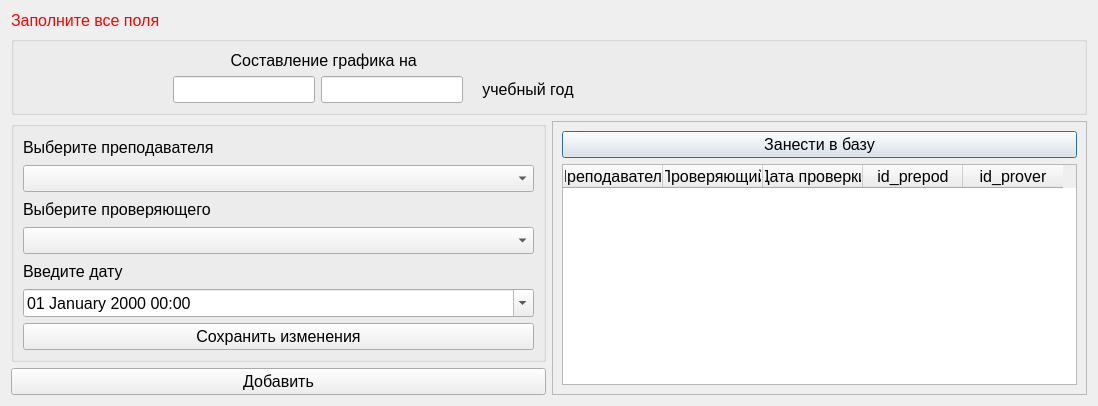
<?xml version="1.0" encoding="UTF-8"?>
<ui version="4.0">
 <class>AddGrafVzaimopos</class>
 <widget class="QDialog" name="AddGrafVzaimopos">
  <property name="geometry">
   <rect>
    <x>0</x>
    <y>0</y>
    <width>1098</width>
    <height>406</height>
   </rect>
  </property>
  <property name="windowTitle">
   <string>Составление графика</string>
  </property>
  <layout class="QGridLayout" name="gridLayout_4">
   <item row="2" column="1" rowspan="2">
    <widget class="QFrame" name="frame">
     <property name="sizePolicy">
      <sizepolicy hsizetype="Expanding" vsizetype="Preferred">
       <horstretch>0</horstretch>
       <verstretch>0</verstretch>
      </sizepolicy>
     </property>
     <property name="frameShape">
      <enum>QFrame::StyledPanel</enum>
     </property>
     <property name="frameShadow">
      <enum>QFrame::Raised</enum>
     </property>
     <layout class="QGridLayout" name="gridLayout">
      <item row="0" column="0">
       <widget class="QPushButton" name="pushButton_AddDataBase">
        <property name="font">
         <font>
          <pointsize>12</pointsize>
         </font>
        </property>
        <property name="text">
         <string>Занести в базу</string>
        </property>
       </widget>
      </item>
      <item row="1" column="0">
       <widget class="QTableWidget" name="tableWidget">
        <property name="font">
         <font>
          <pointsize>12</pointsize>
         </font>
        </property>
        <property name="editTriggers">
         <set>QAbstractItemView::NoEditTriggers</set>
        </property>
        <column>
         <property name="text">
          <string>Преподаватель</string>
         </property>
        </column>
        <column>
         <property name="text">
          <string>Проверяющий</string>
         </property>
        </column>
        <column>
         <property name="text">
          <string>Дата проверки</string>
         </property>
        </column>
        <column>
         <property name="text">
          <string>id_prepod</string>
         </property>
        </column>
        <column>
         <property name="text">
          <string>id_prover</string>
         </property>
        </column>
       </widget>
      </item>
     </layout>
    </widget>
   </item>
   <item row="0" column="0">
    <widget class="QLabel" name="label_error">
     <property name="sizePolicy">
      <sizepolicy hsizetype="Fixed" vsizetype="Fixed">
       <horstretch>0</horstretch>
       <verstretch>0</verstretch>
      </sizepolicy>
     </property>
     <property name="font">
      <font>
       <pointsize>12</pointsize>
      </font>
     </property>
     <property name="styleSheet">
      <string notr="true">color:red</string>
     </property>
     <property name="text">
      <string>Заполните все поля</string>
     </property>
    </widget>
   </item>
   <item row="3" column="0">
    <widget class="QPushButton" name="pushButtonAddToTableWidjet">
     <property name="font">
      <font>
       <pointsize>12</pointsize>
      </font>
     </property>
     <property name="text">
      <string>Добавить</string>
     </property>
    </widget>
   </item>
   <item row="1" column="0" colspan="2">
    <widget class="QGroupBox" name="groupBox_2">
     <property name="sizePolicy">
      <sizepolicy hsizetype="Expanding" vsizetype="Fixed">
       <horstretch>0</horstretch>
       <verstretch>0</verstretch>
      </sizepolicy>
     </property>
     <property name="title">
      <string/>
     </property>
     <layout class="QGridLayout" name="gridLayout_3">
      <item row="0" column="1" colspan="4">
       <widget class="QLabel" name="label_5">
        <property name="sizePolicy">
         <sizepolicy hsizetype="Fixed" vsizetype="Fixed">
          <horstretch>0</horstretch>
          <verstretch>0</verstretch>
         </sizepolicy>
        </property>
        <property name="font">
         <font>
          <pointsize>12</pointsize>
         </font>
        </property>
        <property name="text">
         <string>             Составление графика на</string>
        </property>
       </widget>
      </item>
      <item row="2" column="1">
       <widget class="QLineEdit" name="lineEditGodS">
        <property name="sizePolicy">
         <sizepolicy hsizetype="Fixed" vsizetype="Fixed">
          <horstretch>0</horstretch>
          <verstretch>0</verstretch>
         </sizepolicy>
        </property>
        <property name="baseSize">
         <size>
          <width>0</width>
          <height>8</height>
         </size>
        </property>
        <property name="font">
         <font>
          <pointsize>12</pointsize>
         </font>
        </property>
       </widget>
      </item>
      <item row="2" column="3">
       <widget class="QLabel" name="label_4">
        <property name="font">
         <font>
          <pointsize>12</pointsize>
         </font>
        </property>
        <property name="text">
         <string>   учебный год</string>
        </property>
       </widget>
      </item>
      <item row="2" column="2">
       <widget class="QLineEdit" name="lineEdit_GodPo">
        <property name="sizePolicy">
         <sizepolicy hsizetype="Fixed" vsizetype="Fixed">
          <horstretch>0</horstretch>
          <verstretch>0</verstretch>
         </sizepolicy>
        </property>
        <property name="font">
         <font>
          <pointsize>12</pointsize>
         </font>
        </property>
       </widget>
      </item>
      <item row="2" column="0">
       <spacer name="horizontalSpacer">
        <property name="orientation">
         <enum>Qt::Horizontal</enum>
        </property>
        <property name="sizeType">
         <enum>QSizePolicy::Preferred</enum>
        </property>
        <property name="sizeHint" stdset="0">
         <size>
          <width>150</width>
          <height>20</height>
         </size>
        </property>
       </spacer>
      </item>
     </layout>
    </widget>
   </item>
   <item row="2" column="0">
    <widget class="QGroupBox" name="groupBox">
     <property name="sizePolicy">
      <sizepolicy hsizetype="Expanding" vsizetype="Preferred">
       <horstretch>0</horstretch>
       <verstretch>0</verstretch>
      </sizepolicy>
     </property>
     <property name="minimumSize">
      <size>
       <width>0</width>
       <height>0</height>
      </size>
     </property>
     <property name="font">
      <font>
       <pointsize>12</pointsize>
      </font>
     </property>
     <property name="title">
      <string/>
     </property>
     <layout class="QGridLayout" name="gridLayout_2">
      <item row="2" column="0">
       <widget class="QLabel" name="label_2">
        <property name="font">
         <font>
          <pointsize>12</pointsize>
         </font>
        </property>
        <property name="text">
         <string>Выберите проверяющего</string>
        </property>
       </widget>
      </item>
      <item row="4" column="0">
       <widget class="QLabel" name="label_3">
        <property name="font">
         <font>
          <pointsize>12</pointsize>
         </font>
        </property>
        <property name="text">
         <string>Введите дату</string>
        </property>
       </widget>
      </item>
      <item row="3" column="0">
       <widget class="QComboBox" name="comboBoxProver">
        <property name="font">
         <font>
          <pointsize>12</pointsize>
         </font>
        </property>
       </widget>
      </item>
      <item row="0" column="0">
       <widget class="QLabel" name="label">
        <property name="font">
         <font>
          <pointsize>12</pointsize>
         </font>
        </property>
        <property name="text">
         <string>Выберите преподавателя</string>
        </property>
       </widget>
      </item>
      <item row="5" column="0">
       <widget class="QDateTimeEdit" name="dateTimeEdit">
        <property name="font">
         <font>
          <pointsize>12</pointsize>
         </font>
        </property>
        <property name="displayFormat">
         <string>dd MMMM yyyy hh:mm</string>
        </property>
        <property name="calendarPopup">
         <bool>true</bool>
        </property>
       </widget>
      </item>
      <item row="1" column="0">
       <widget class="QComboBox" name="comboBox_Prepod">
        <property name="font">
         <font>
          <pointsize>12</pointsize>
         </font>
        </property>
       </widget>
      </item>
      <item row="6" column="0">
       <widget class="QPushButton" name="pushButtonSave">
        <property name="font">
         <font>
          <pointsize>12</pointsize>
         </font>
        </property>
        <property name="text">
         <string>Сохранить изменения</string>
        </property>
       </widget>
      </item>
     </layout>
    </widget>
   </item>
  </layout>
 </widget>
 <resources/>
 <connections/>
</ui>
